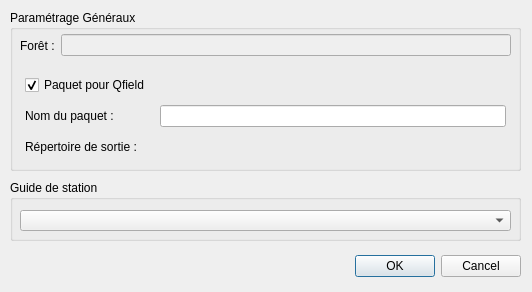
<?xml version="1.0" encoding="UTF-8"?>
<ui version="4.0">
 <class>PedologyDialog</class>
 <widget class="QDialog" name="PedologyDialog">
  <property name="geometry">
   <rect>
    <x>0</x>
    <y>0</y>
    <width>532</width>
    <height>292</height>
   </rect>
  </property>
  <property name="windowTitle">
   <string>Création de Pedologie</string>
  </property>
  <widget class="QDialogButtonBox" name="buttonBox">
   <property name="geometry">
    <rect>
     <x>160</x>
     <y>250</y>
     <width>361</width>
     <height>32</height>
    </rect>
   </property>
   <property name="orientation">
    <enum>Qt::Horizontal</enum>
   </property>
   <property name="standardButtons">
    <set>QDialogButtonBox::Cancel|QDialogButtonBox::Ok</set>
   </property>
  </widget>
  <widget class="QGroupBox" name="gb_global_param">
   <property name="geometry">
    <rect>
     <x>10</x>
     <y>10</y>
     <width>511</width>
     <height>161</height>
    </rect>
   </property>
   <property name="title">
    <string>Paramétrage Généraux</string>
   </property>
   <widget class="QWidget" name="gridLayoutWidget_4">
    <property name="geometry">
     <rect>
      <x>10</x>
      <y>60</y>
      <width>491</width>
      <height>91</height>
     </rect>
    </property>
    <layout class="QGridLayout" name="gridLayout_4">
     <property name="leftMargin">
      <number>5</number>
     </property>
     <property name="topMargin">
      <number>5</number>
     </property>
     <property name="rightMargin">
      <number>5</number>
     </property>
     <property name="bottomMargin">
      <number>5</number>
     </property>
     <property name="spacing">
      <number>10</number>
     </property>
     <item row="1" column="0">
      <widget class="QLabel" name="label_layers_11">
       <property name="text">
        <string>Nom du paquet :</string>
       </property>
      </widget>
     </item>
     <item row="1" column="1">
      <widget class="QLineEdit" name="le_package_title">
       <property name="enabled">
        <bool>true</bool>
       </property>
       <property name="readOnly">
        <bool>false</bool>
       </property>
       <property name="placeholderText">
        <string extracomment="Default to : DXXHXX_FORET_diag"/>
       </property>
      </widget>
     </item>
     <item row="0" column="0">
      <widget class="QCheckBox" name="cb_package_for_qfield">
       <property name="toolTip">
        <string extracomment="Lorsque la case est cochée, le projet est empaqueté pour QField, compressé en ZIP et déposé dans le répertoire de sortie"/>
       </property>
       <property name="statusTip">
        <string/>
       </property>
       <property name="text">
        <string>Paquet pour Qfield</string>
       </property>
       <property name="checked">
        <bool>true</bool>
       </property>
      </widget>
     </item>
     <item row="2" column="0">
      <widget class="QLabel" name="label_layers_12">
       <property name="text">
        <string>Répertoire de sortie :</string>
       </property>
      </widget>
     </item>
     <item row="2" column="1">
      <widget class="QgsFileWidget" name="fw_package_outdir">
       <property name="toolTip">
        <string/>
       </property>
       <property name="options">
        <set>QFileDialog::ShowDirsOnly</set>
       </property>
      </widget>
     </item>
    </layout>
   </widget>
   <widget class="QWidget" name="horizontalLayoutWidget">
    <property name="geometry">
     <rect>
      <x>10</x>
      <y>20</y>
      <width>491</width>
      <height>31</height>
     </rect>
    </property>
    <layout class="QHBoxLayout" name="horizontalLayout">
     <item>
      <widget class="QLabel" name="label_layers_4">
       <property name="text">
        <string>Forêt :</string>
       </property>
      </widget>
     </item>
     <item>
      <widget class="QLineEdit" name="le_forest_name">
       <property name="enabled">
        <bool>false</bool>
       </property>
      </widget>
     </item>
    </layout>
   </widget>
  </widget>
  <widget class="QGroupBox" name="groupBox">
   <property name="geometry">
    <rect>
     <x>10</x>
     <y>180</y>
     <width>511</width>
     <height>61</height>
    </rect>
   </property>
   <property name="title">
    <string>Guide de station</string>
   </property>
   <widget class="QComboBox" name="cob_stations">
    <property name="geometry">
     <rect>
      <x>10</x>
      <y>30</y>
      <width>491</width>
      <height>21</height>
     </rect>
    </property>
   </widget>
  </widget>
 </widget>
 <customwidgets>
  <customwidget>
   <class>QgsFileWidget</class>
   <extends>QWidget</extends>
   <header>qgsfilewidget.h</header>
  </customwidget>
 </customwidgets>
 <resources/>
 <connections>
  <connection>
   <sender>buttonBox</sender>
   <signal>rejected()</signal>
   <receiver>PedologyDialog</receiver>
   <slot>reject()</slot>
   <hints>
    <hint type="sourcelabel">
     <x>316</x>
     <y>260</y>
    </hint>
    <hint type="destinationlabel">
     <x>286</x>
     <y>274</y>
    </hint>
   </hints>
  </connection>
  <connection>
   <sender>buttonBox</sender>
   <signal>accepted()</signal>
   <receiver>PedologyDialog</receiver>
   <slot>accept()</slot>
   <hints>
    <hint type="sourcelabel">
     <x>248</x>
     <y>254</y>
    </hint>
    <hint type="destinationlabel">
     <x>157</x>
     <y>274</y>
    </hint>
   </hints>
  </connection>
 </connections>
</ui>
